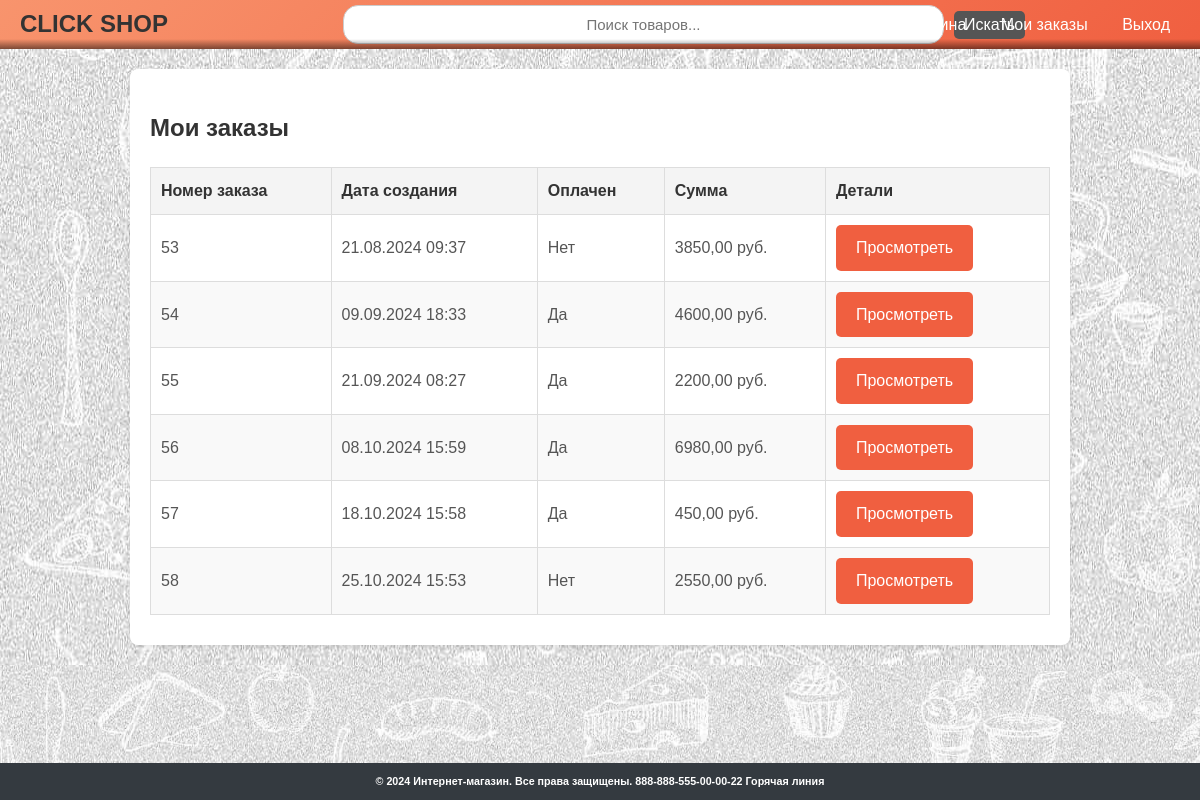
/orders/order-history/ (signed in), run on an earlier commit of the app's database.
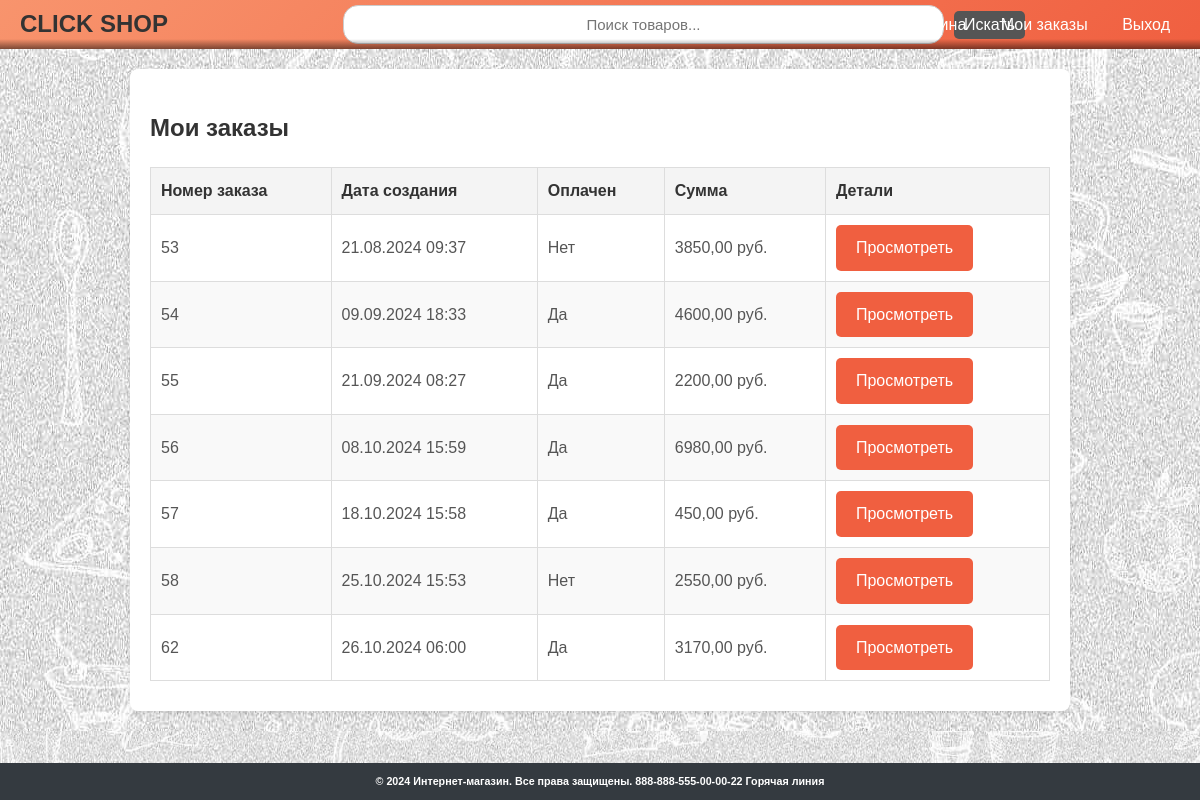
And on a later commit of the database.
### orders/models.py (models this page shows, shortened)
class Order(models.Model):
    user = models.ForeignKey(settings.AUTH_USER_MODEL, on_delete=models.CASCADE)
    created = models.DateTimeField(auto_now_add=True)
    updated = models.DateTimeField(auto_now=True)
    paid = models.BooleanField(default=False)

### orders/views.py (the view)
# urls.py: path('order-history/', views.order_history, name='order_history'),
@login_required
def order_history(request):
    orders = Order.objects.filter(user=request.user)
    order_data = []
    for order in orders:
        total_cost = sum(item.price * item.quantity for item in order.items.all())
        order_data.append({
            'id': order.id,
            'created': order.created,
            'updated': order.updated,
            'paid': order.paid,
            'total_cost': total_cost
        })
    return render(request, 'orders/order_history.html', {'orders': order_data})

### orders/templates/orders/order_history.html (shortened to what this page needs)
{% extends "accounts/base.html" %}
{% block content %}
<div class="order-history-container">
    <h2 class="order-history-title">Мои заказы</h2>
    {% if orders %}
        <table class="order-history-table">
            <thead>
                <tr>
                    <th>Номер заказа</th>
                    <th>Дата создания</th>
                    <th>Оплачен</th>
                    <th>Сумма</th>
                    <th>Детали</th>
                </tr>
            </thead>
            <tbody>
                {% for order in orders %}
                    <tr>
                        <td>{{ order.id }}</td>
                        <td>{{ order.created|date:"d.m.Y H:i" }}</td>
                        <td>{{ order.paid|yesno:"Да,Нет" }}</td>
                        <td>{{ order.total_cost }} руб.</td>
                        <td>
                            <a href="{% url 'order_detail' order.id %}" class="btn btn-view">Просмотреть</a>
                        </td>
                    </tr>
                {% endfor %}
            </tbody>
        </table>
    {% else %}
        <p class="order-history-empty">У вас нет заказов.</p>
    {% endif %}
</div>
{% endblock %}

What changed in the data, as far as the page shows it:
added Order: created "26.10.2024 06:00"
Also different on the page:
new list line: "62 Да 3170,00 руб. Просмотреть"
